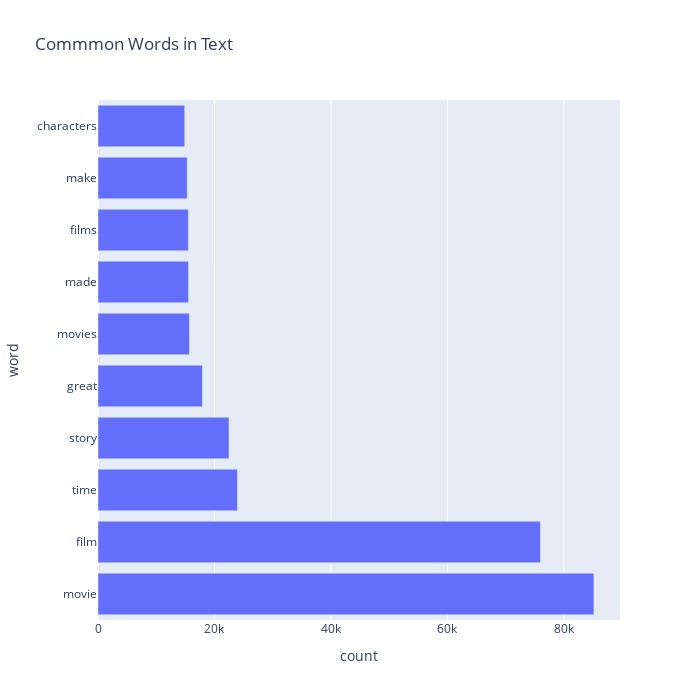

Here is the notebook cell this chart was saved with:
### Code cell
px.bar(temp, x="count", y="word", title='Commmon Words in Text', orientation='h', 
             width=700, height=700)

### Figure 1 — Plotly figure (JSON) as saved in the notebook; plotly's stock layout.template omitted (floating-point values rounded to 4 significant figures)
{"data": [{"alignmentgroup": "True", "hovertemplate": "count=%{x}<br>word=%{y}<extra></extra>", "legendgroup": "", "marker": {"color": "#636efa", "pattern": {"shape": ""}}, "name": "", "offsetgroup": "", "orientation": "h", "showlegend": false, "textposition": "auto", "type": "bar", "x": [85161, 75982, 23944, 22495, 17924, 15702, 15544, 15519, 15317, 14890], "xaxis": "x", "y": ["movie", "film", "time", "story", "great", "movies", "made", "films", "make", "characters"], "yaxis": "y"}], "layout": {"barmode": "relative", "height": 700, "legend": {"tracegroupgap": 0}, "title": {"text": "Commmon Words in Text"}, "width": 700, "xaxis": {"anchor": "y", "domain": [0, 1], "title": {"text": "count"}}, "yaxis": {"anchor": "x", "domain": [0, 1], "title": {"text": "word"}}}}
